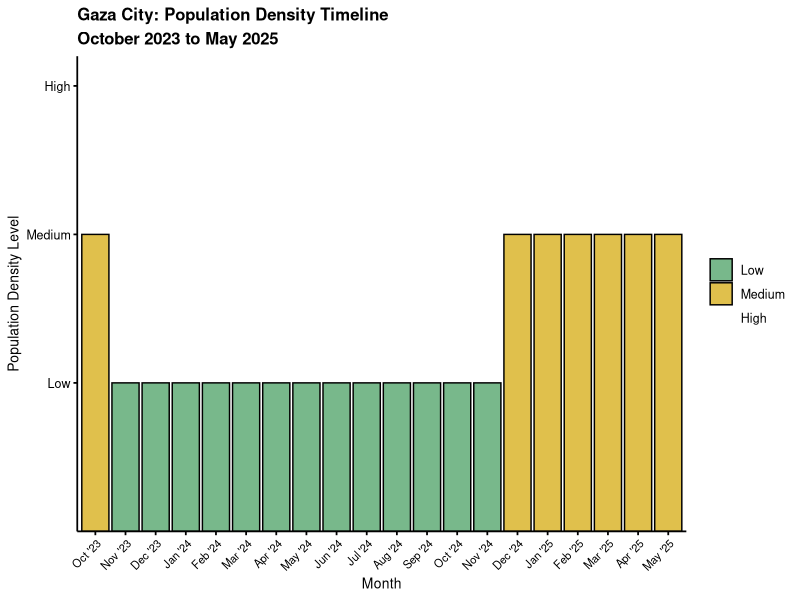
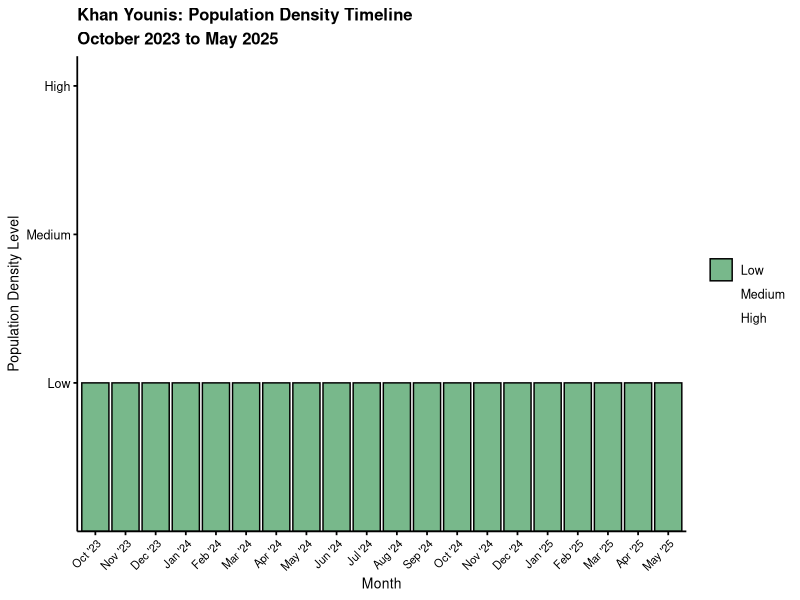

R code for these plots, in order:
## ---- chunk 1
#//Al Shifa is in Gaza City
#//EGH:  Khan Younis City
#//Al Nasser is also in Gaza City 

library(ggplot2)

# -----------------------------
# Shared setup
# -----------------------------
months <- c(
  "Oct '23","Nov '23","Dec '23","Jan '24","Feb '24","Mar '24",
  "Apr '24","May '24","Jun '24","Jul '24","Aug '24","Sep '24",
  "Oct '24","Nov '24","Dec '24","Jan '25","Feb '25","Mar '25",
  "Apr '25","May '25"
)

level_map <- c("Low" = 1, "Medium" = 2, "High" = 3)

# Muted/pastel-ish but still clear
color_map <- c(
  "Low"    = "#78B88B",  # muted green
  "Medium" = "#E0C04C",  # muted yellow
  "High"   = "#D06A5C"   # muted red
)

make_timeline_plot <- function(location_name, values, out_file) {
  if (length(values) != length(months)) {
    stop(sprintf(
      "Error: '%s' has %d values but months has %d entries.",
      location_name, length(values), length(months)
    ))
  }

  df <- data.frame(
    month  = factor(months, levels = months),
    level  = factor(values, levels = c("Low", "Medium", "High")),
    height = unname(level_map[values])
  )

  p <- ggplot(df, aes(x = month, y = height, fill = level)) +
    geom_col(
      color = "black",
      linewidth = 0.5,
      width = 0.9
    ) +
    scale_fill_manual(values = color_map, name = NULL, drop = FALSE) +
    scale_y_continuous(
      breaks = c(1, 2, 3),
      labels = c("Low", "Medium", "High"),
      limits = c(0, 3.2),
      expand = c(0, 0)
    ) +
    labs(
      title = paste0(location_name, ": Population Density Timeline\nOctober 2023 to May 2025"),
      x = "Month",
      y = "Population Density Level"
    ) +
    theme_classic(base_size = 11) +
    theme(
      # All fonts black
      text = element_text(color = "black", family = "sans"),

      # Titles / axes
      plot.title  = element_text(face = "bold", size = 12, hjust = 0, lineheight = 1.2),
      axis.text.x = element_text(angle = 45, hjust = 1, size = 8, color = "black"),
      axis.text.y = element_text(size = 9, color = "black"),
      axis.title  = element_text(size = 10, color = "black"),

      # Make axes & ticks black (no gray)
      axis.line  = element_line(color = "black", linewidth = 0.6),
      axis.ticks = element_line(color = "black", linewidth = 0.6),

      # White backgrounds, no rounded corners
      plot.background  = element_rect(fill = "white", color = NA),
      panel.background = element_rect(fill = "white", color = NA),

      # Legend styling
      legend.position = "right",
      legend.text = element_text(color = "black", size = 9)
    )

  ggsave(
    filename = out_file,
    plot     = p,
    width    = 10,
    height   = 5,
    dpi      = 300,
    bg       = "white"
  )

  message("Saved: ", out_file)
}

# -----------------------------
# 1) Gaza City values (from your example)
# NOTE: your pasted values list appears to have 20 entries; months has 20.
# -----------------------------
gaza_city_values <- c(
  "Medium","Low","Low","Low","Low","Low","Low","Low",
  "Low","Low","Low","Low","Low","Low","Medium","Medium",
  "Medium","Medium","Medium","Medium"
)

# -----------------------------
# 2) Khan Younis values (REPLACE with your 20 monthly entries)
# -----------------------------
khan_younis_values <- c(
  "Low","Low","Low","Low","Low","Low","Low","Low",
  "Low","Low","Low","Low","Low","Low","Low","Low",
  "Low","Low","Low","Low"
)

# -----------------------------
# Export two separate images
# -----------------------------
make_timeline_plot("Gaza City",  gaza_city_values,  "gaza_city_population_density.png")
make_timeline_plot("Khan Younis", khan_younis_values, "khan_younis_population_density.png")
